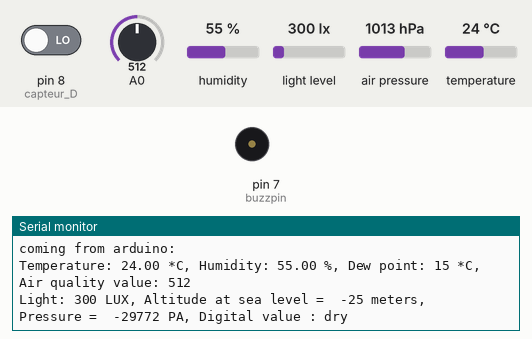
Simulated run of this sketch. Board: Arduino Uno, built with avr-gcc and run on an emulated ATmega328P. Parts: buzzer (waves = sounding, pin HIGH), the last lines printed to the serial monitor. The inputs (shaded band) are chosen by the test bench; at power-on: pin 8 (capteur_D) LOW, A0 = 512, humidity 55 %, light level 300 lx, air pressure 1013 hPa, temperature 24 °C.

Above: at 1.2 s.
1.3 s: pin 8 (capteur_D) driven HIGH
At 4.2 s:
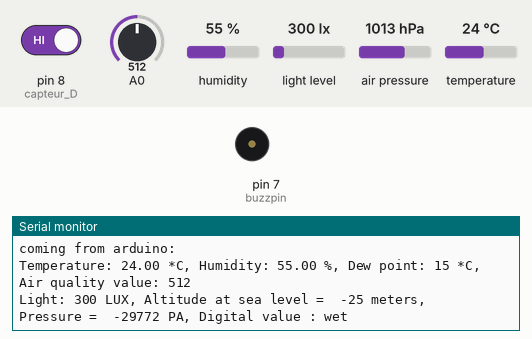
8.1 s: pin 8 (capteur_D) driven LOW
At 10.32 s:
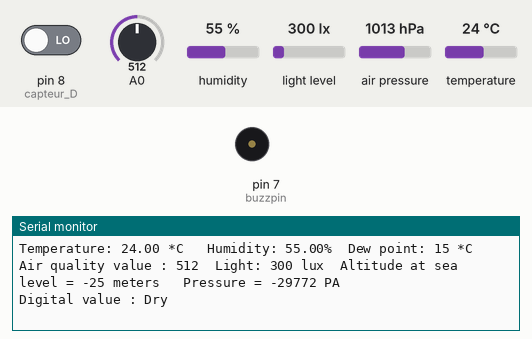

Measured:
- after the input at 1.3 s, the serial monitor: prints a new line after 1.4 s (image 1)
- after the input at 8.1 s, the serial monitor: prints a new line after 2.1 s (image 2)

The sketch:

Weather_Measure_Mobile_UNO_3.ino.ino
```cpp
#include <SoftwareSerial.h>
#include <Adafruit_BMP085.h>
#include <BH1750FVI.h>
#include <DHT.h>
#define DHTTYPE DHT11
#define DHTPIN  2
DHT dht(DHTPIN, DHTTYPE);
#define MQ135_PIN 0
int SENSOR_VALUE;
int val_analogique;
const int buzzpin = 7;
const int capteur_D = 8;
Adafruit_BMP085 bmp;
BH1750FVI LightSensor(BH1750FVI::k_DevModeContLowRes);
SoftwareSerial espSerial(5, 6);
String str;
String warning;
void setup() {
  espSerial.begin(9600);
  Serial.begin(9600);
  //Raindrop Module
  pinMode(capteur_D, INPUT);
  //buzzing
  pinMode(buzzpin, OUTPUT);
  //GY-302
  LightSensor.begin();
  dht.begin();
}
void loop()
{
  //DHT11
  float h = dht.readHumidity();
  float t = dht.readTemperature();
  int dp = int(t - (100 - h) / 5);   //  dewpoint calculation using Celsius value
  Serial.print("Temperature: ");
  Serial.print(t);
  Serial.print(" *C ");
  Serial.print("\t");
  Serial.print("Humidity: ");
  Serial.print(h);
  Serial.print("%");
  Serial.print("\t");
  Serial.print("Dew point: ");
  Serial.print(dp);
  Serial.println(" *C");
  //MQ-135
  Serial.print("Air quality value : ");
  Serial.print(analogRead(A0));
  Serial.print("\t");
  //GY-302
  uint16_t lux = LightSensor.GetLightIntensity();
  Serial.print("Light: ");
  Serial.print(lux);
  Serial.print(" lux");
  Serial.print("\t");
  //Gy-68
  int Alt = bmp.readAltitude(101000);
  int Press = (bmp.readPressure());
  Serial.print("Altitude at sea level = ");
  Serial.print(Alt);
  Serial.print(" meters ");
  Serial.print("\t");
  Serial.print("Pressure = ");
  Serial.print(Press);
  Serial.println(" PA");
  //Raindrop_Module
  //buzz
  if (digitalRead(capteur_D) == 1)
  {
    Serial.println("Digital value : Wet");
    warning = "Digital value : wet";
    digitalWrite(buzzpin, HIGH);
    delay(2);
    digitalWrite(buzzpin, LOW);
    delay(2);
  }
  else if (digitalRead(capteur_D) == 0)
  {
    Serial.println("Digital value : Dry");
    warning = "Digital value : dry";
    digitalWrite(buzzpin, LOW);
    delay(2);
  }
  str = String("coming from arduino: ") + " \n" + String("Temperature: ") + String(t) + String(" *C, ") + String("Humidity: ") + String(h) + String(" %, ") + String("Dew point: ") + String(dp) + String(" *C, ");
  str += String("Air quality value: ") + String(analogRead(A0))+ "\n" + String("Light: ") + String(lux) + String(" LUX, ") + String("Altitude at sea level =  ") + String(Alt) + String(" meters, ") + String("Pressure =  ") + String(Press) + String(" PA, ");
  str += String(warning);
  espSerial.print(str);
  Serial.println(str);
  delay(2000);
}
```
